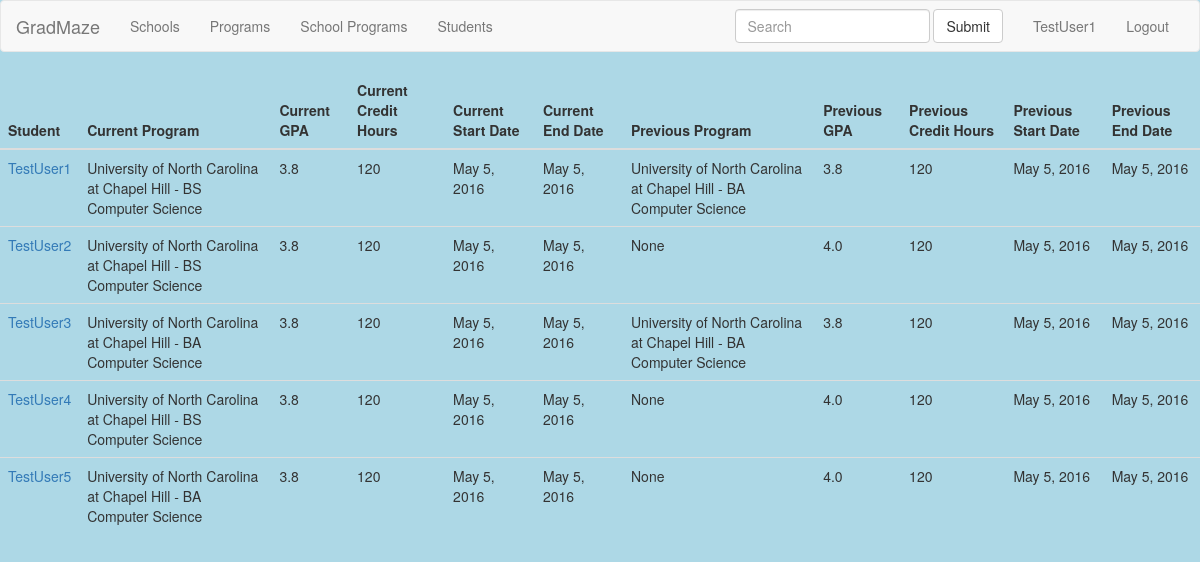
/GradMaze/users/ (signed in), run on an earlier commit of the app's database.
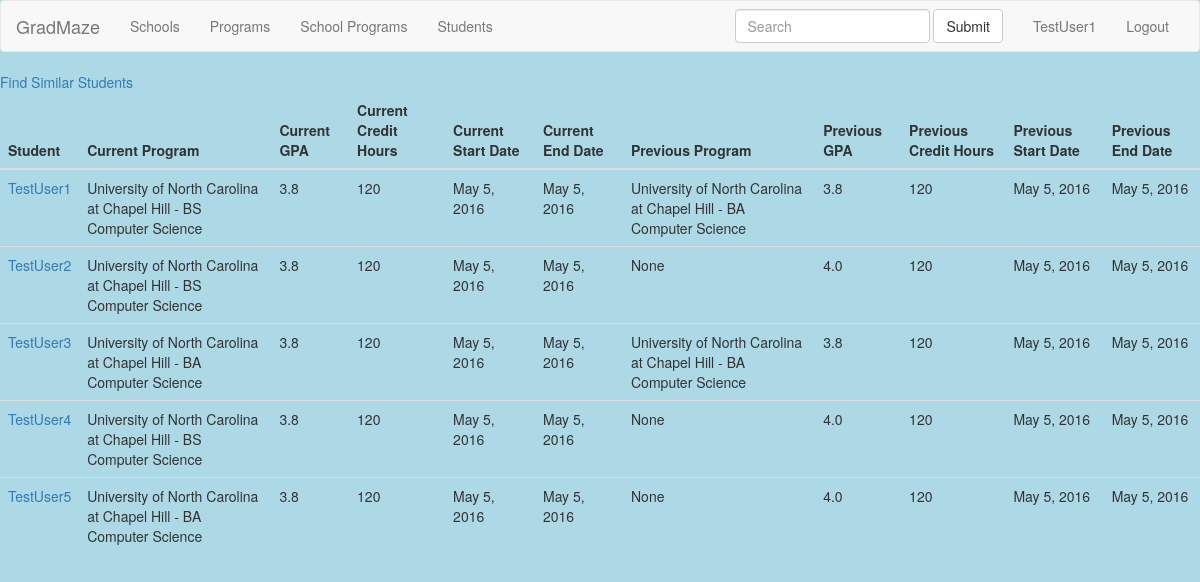
And on a later commit of the database.
### main/views.py (the view)
class UserListView(ListView):
    model = Student
    template_name = 'students_list.html'
    extra_context = {}
    def get_context_data(self, **kwargs):
        context = super(UserListView, self).get_context_data(**kwargs)
        self.extra_context["student"]=Student.objects.get(user_id=self.request.user.id)
        context.update(self.extra_context)
        return context

### main/models.py (called while the page is built)
    def __str__(self):
        return str(self.name)

    def __str__(self):
        return str(self.level) + " " + str(self.name)

    def __str__(self):
        return str(self.school) + " - " + str(self.program)

### templates/students_list.html (shortened to what this page needs)
{% extends "base.html" %}
{% block content %}
    {% if student.subscribed   %}
        <a href="{%url "similar-students"%}">Find Similar Students</a>
    {% endif %}
  <div class="table-responsive">
  <table class="table">
    <thead>
      <tr>
        <th>Student</th>
        <th>Current Program</th>
        <th>Current GPA</th>
        <th>Current Credit Hours</th>
        <th>Current Start Date</th>
        <th>Current End Date</th>
        <th>Previous Program</th>
        <th>Previous GPA</th>
        <th>Previous Credit Hours</th>
        <th>Previous Start Date</th>
        <th>Previous End Date</th>
      </tr>
    </thead>
    <tbody>
      {% for school in object_list %}
      <tr>
        <td><a href="{{school.user.id}}">{{ school.user }}</a></td>
        <td>{{ school.current_program }}</td>
        <td>{{ school.current_gpa }}</td>
        <td>{{ school.current_credit_hours }}</td>
        <td>{{ school.current_start_date }}</td>
        <td>{{ school.current_end_date }}</td>
        <td>{{ school.prev_program }}</td>
        <td>{{ school.prev_gpa }}</td>
        <td>{{ school.prev_credit_hours }}</td>
        <td>{{ school.prev_start_date }}</td>
        <td>{{ school.prev_end_date }}</td>
      </tr>
      {% endfor %}
    </tbody>
  </table>
  </div>
{% endblock %}

What changed in the data, as far as the page shows it:
changed Student "TestUser1": subscribed empty → True (drawn)
Also different on the page:
text now shown: "Find Similar Students"
